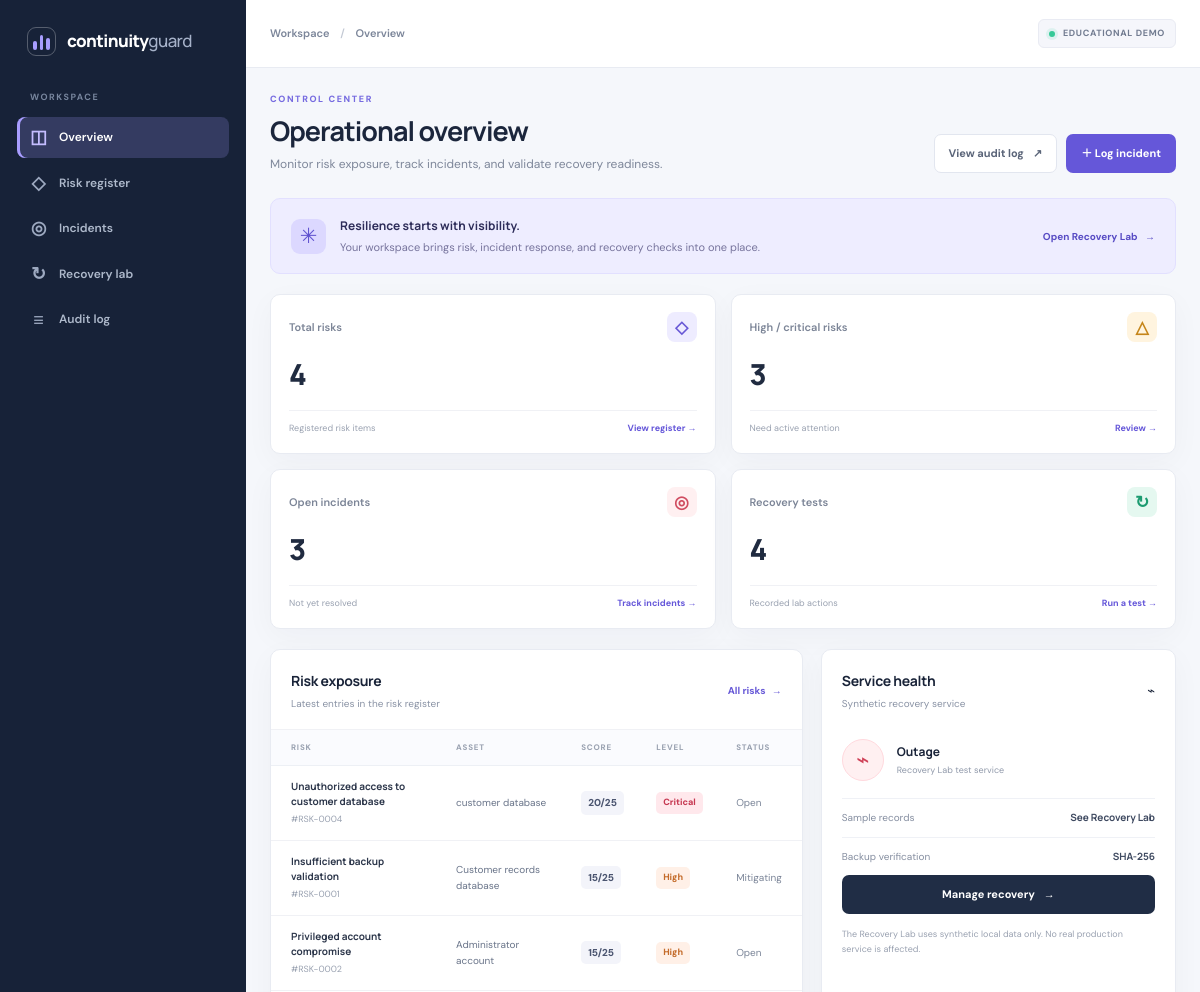
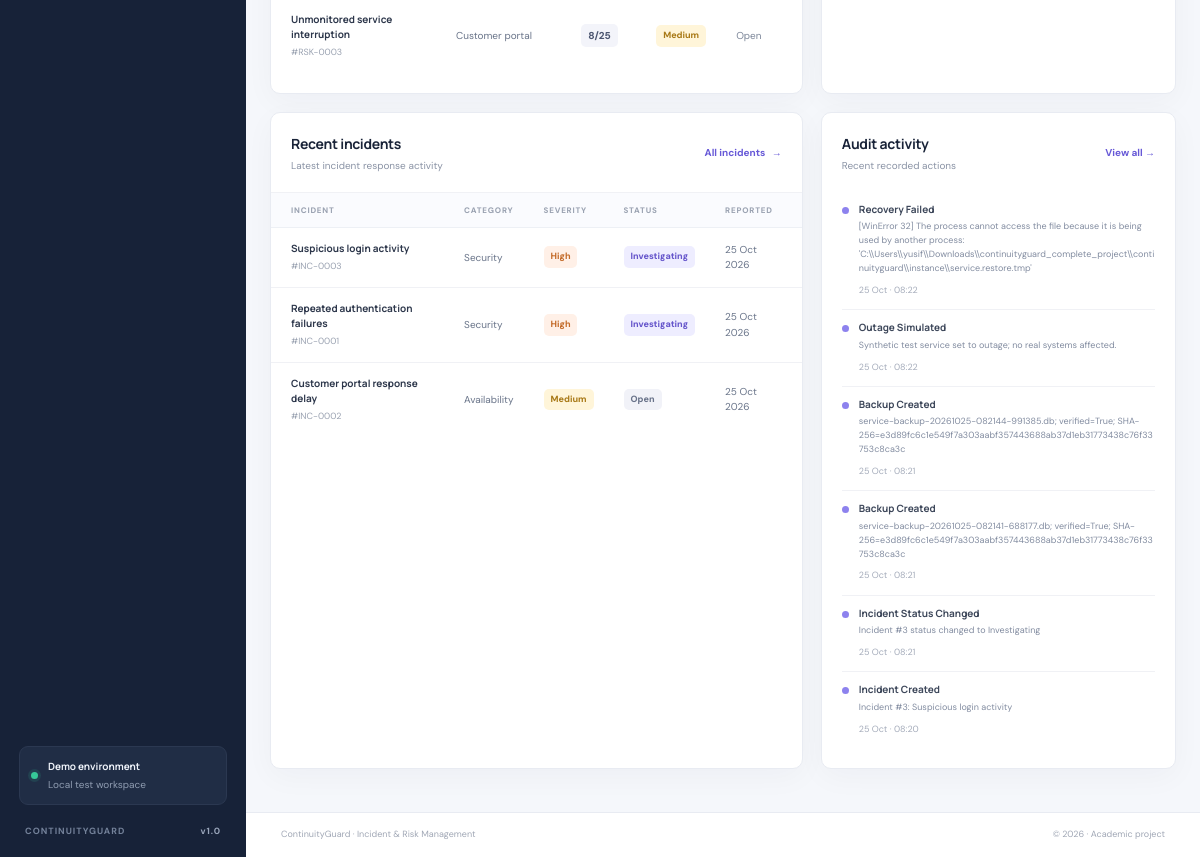
The page / on the database its author committed (2 pictures, top to bottom).
### app.py (models this page shows)
class Risk(db.Model):
    id = db.Column(db.Integer, primary_key=True)
    title = db.Column(db.String(180), nullable=False)
    asset = db.Column(db.String(180), nullable=False)
    description = db.Column(db.Text, default="")
    likelihood = db.Column(db.Integer, nullable=False, default=3)
    impact = db.Column(db.Integer, nullable=False, default=3)
    mitigation = db.Column(db.Text, default="")
    owner = db.Column(db.String(120), default="Unassigned")
    status = db.Column(db.String(30), default="Open")
    created_at = db.Column(db.DateTime, default=utc_now, nullable=False)
    @property
    def score(self):
        return score_risk(self.likelihood, self.impact)
    @property
    def level(self):
        return risk_level(self.score)

class Incident(db.Model):
    id = db.Column(db.Integer, primary_key=True)
    title = db.Column(db.String(180), nullable=False)
    category = db.Column(db.String(80), nullable=False, default="Other")
    severity = db.Column(db.String(30), nullable=False, default="Medium")
    status = db.Column(db.String(30), nullable=False, default="Open")
    description = db.Column(db.Text, default="")
    assigned_to = db.Column(db.String(120), default="Unassigned")
    created_at = db.Column(db.DateTime, default=utc_now, nullable=False)
    resolved_at = db.Column(db.DateTime, nullable=True)

class AuditEvent(db.Model):
    id = db.Column(db.Integer, primary_key=True)
    action = db.Column(db.String(100), nullable=False)
    details = db.Column(db.Text, default="")
    created_at = db.Column(db.DateTime, default=utc_now, nullable=False)

### app.py (the view)
@app.get("/")
def dashboard():
    risks = Risk.query.order_by(Risk.created_at.desc()).all()
    incidents = Incident.query.order_by(Incident.created_at.desc()).limit(5).all()
    open_incidents = Incident.query.filter(Incident.status != "Resolved").count()
    high_risks = sum(1 for risk in risks if risk.level in {"High", "Critical"})
    recent_audit = AuditEvent.query.order_by(AuditEvent.created_at.desc()).limit(6).all()
    return render_template(
        "dashboard.html",
        risks=risks[:5],
        incidents=incidents,
        open_incidents=open_incidents,
        high_risks=high_risks,
        risk_count=len(risks),
        incident_count=Incident.query.count(),
        recovery_count=RecoveryTest.query.count(),
        recent_audit=recent_audit,
    )

### app.py (called while the page is built)
def score_risk(likelihood, impact):
    return int(likelihood) * int(impact)

def risk_level(score):
    if score >= 20:
        return "Critical"
    if score >= 12:
        return "High"
    if score >= 6:
        return "Medium"
    return "Low"

def service_status():
    if OUTAGE_FILE.exists():
        return "Outage"
    ok, _ = verify_service_database(SERVICE_DB)
    return "Operational" if ok else "Unavailable"

@app.context_processor
def inject_globals():
    return {
        "current_year": datetime.now().year,
        "admin_auth_enabled": bool(app.config["ADMIN_PASSWORD"]),
        "service_status": service_status,
    }

@app.before_request
def enforce_login():
    if not app.config["ADMIN_PASSWORD"]:
        return None
    if request.endpoint in {"login", "health", "static"}:
        return None
    if not session.get("authenticated"):
        return redirect(url_for("login", next=request.path))
    return None

### templates/dashboard.html (shortened to what this page needs)
{% extends "base.html" %}
{% block breadcrumb %}Workspace <span>/</span> Overview{% endblock %}
{% block content %}
<div class="page-heading">
  <div><div class="eyebrow">CONTROL CENTER</div><h1>Operational overview</h1><p class="page-subtitle">Monitor risk exposure, track incidents, and validate recovery readiness.</p></div>
  <div class="heading-actions"><a class="button button-secondary" href="{{ url_for('audit_page') }}">View audit log <span>↗</span></a><a class="button button-primary" href="{{ url_for('incidents_page') }}">＋ Log incident</a></div>
</div>
<div class="welcome-strip"><div class="welcome-symbol">✳</div><div><strong>Resilience starts with visibility.</strong><p>Your workspace brings risk, incident response, and recovery checks into one place.</p></div><a href="{{ url_for('recovery_page') }}">Open Recovery Lab <span>→</span></a></div>
<div class="metric-grid">
  <div class="metric-card"><div class="metric-top"><span>Total risks</span><span class="metric-icon purple">◇</span></div><div class="metric-value">{{ risk_count }}</div><div class="metric-foot"><span class="metric-caption">Registered risk items</span><a href="{{ url_for('risks_page') }}">View register →</a></div></div>
  <div class="metric-card"><div class="metric-top"><span>High / critical risks</span><span class="metric-icon amber">△</span></div><div class="metric-value">{{ high_risks }}</div><div class="metric-foot"><span class="metric-caption">Need active attention</span><a href="{{ url_for('risks_page') }}">Review →</a></div></div>
  <div class="metric-card"><div class="metric-top"><span>Open incidents</span><span class="metric-icon red">◎</span></div><div class="metric-value">{{ open_incidents }}</div><div class="metric-foot"><span class="metric-caption">Not yet resolved</span><a href="{{ url_for('incidents_page') }}">Track incidents →</a></div></div>
  <div class="metric-card"><div class="metric-top"><span>Recovery tests</span><span class="metric-icon green">↻</span></div><div class="metric-value">{{ recovery_count }}</div><div class="metric-foot"><span class="metric-caption">Recorded lab actions</span><a href="{{ url_for('recovery_page') }}">Run a test →</a></div></div>
</div>
<div class="content-grid">
  <section class="panel panel-wide">
    <div class="panel-header"><div><h2>Risk exposure</h2><p>Latest entries in the risk register</p></div><a class="subtle-link" href="{{ url_for('risks_page') }}">All risks <span>→</span></a></div>
    {% if risks %}
    <div class="table-wrap"><table><thead><tr><th>Risk</th><th>Asset</th><th>Score</th><th>Level</th><th>Status</th></tr></thead><tbody>
    {% for risk in risks %}<tr><td><strong>{{ risk.title }}</strong><small class="cell-sub">#RSK-{{ '%04d'|format(risk.id) }}</small></td><td>{{ risk.asset }}</td><td><span class="score-chip">{{ risk.score }}/25</span></td><td><span class="badge badge-{{ risk.level|lower }}">{{ risk.level }}</span></td><td><span class="status-text">{{ risk.status }}</span></td></tr>{% endfor %}
    </tbody></table></div>
    {% else %}<div class="empty-state">No risks recorded yet.</div>{% endif %}
  </section>
  <section class="panel panel-side">
    <div class="panel-header"><div><h2>Service health</h2><p>Synthetic recovery service</p></div><span class="health-symbol">⌁</span></div>
    <div class="service-health"><span class="health-ring {% if service_status() == 'Operational' %}ring-good{% else %}ring-bad{% endif %}"><span>⌁</span></span><div><strong>{{ service_status() }}</strong><small>Recovery Lab test service</small></div></div>
    <div class="health-line"><span>Sample records</span><strong>{{ record_count if record_count is defined else 'See Recovery Lab' }}</strong></div>
    <div class="health-line"><span>Backup verification</span><strong>SHA-256</strong></div>
    <a class="button button-dark button-full" href="{{ url_for('recovery_page') }}">Manage recovery <span>→</span></a>
    <p class="panel-note">The Recovery Lab uses synthetic local data only. No real production service is affected.</p>
  </section>
  <section class="panel panel-wide">
    <div class="panel-header"><div><h2>Recent incidents</h2><p>Latest incident response activity</p></div><a class="subtle-link" href="{{ url_for('incidents_page') }}">All incidents <span>→</span></a></div>
    {% if incidents %}
    <div class="table-wrap"><table><thead><tr><th>Incident</th><th>Category</th><th>Severity</th><th>Status</th><th>Reported</th></tr></thead><tbody>
    {% for incident in incidents %}<tr><td><strong>{{ incident.title }}</strong><small class="cell-sub">#INC-{{ '%04d'|format(incident.id) }}</small></td><td>{{ incident.category }}</td><td><span class="badge badge-{{ incident.severity|lower }}">{{ incident.severity }}</span></td><td><span class="badge badge-status-{{ incident.status|lower }}">{{ incident.status }}</span></td><td>{{ incident.created_at.strftime('%d %b %Y') }}</td></tr>{% endfor %}
    </tbody></table></div>
    {% else %}<div class="empty-state">No incidents recorded yet.</div>{% endif %}
  </section>
  <section class="panel panel-side">
    <div class="panel-header"><div><h2>Audit activity</h2><p>Recent recorded actions</p></div><a class="subtle-link" href="{{ url_for('audit_page') }}">View all →</a></div>
    {% if recent_audit %}<div class="activity-list">{% for event in recent_audit %}<div class="activity-item"><span class="activity-dot"></span><div><strong>{{ event.action.replace('_',' ')|title }}</strong><p>{{ event.details }}</p><small>{{ event.created_at.strftime('%d %b · %H:%M') }}</small></div></div>{% endfor %}</div>{% else %}<div class="empty-state">Actions will appear here as you use the workspace.</div>{% endif %}
  </section>
</div>
{% endblock %}

### templates/base.html (shortened to what this page needs)
<!doctype html>
<html lang="en">
<head>
  <link rel="stylesheet" href="{{ url_for('static', filename='style.css') }}">
</head>
<body>
  <div class="app-shell">
    <aside class="sidebar">
      <a class="brand" href="{{ url_for('dashboard') }}">
        <span class="brand-mark"><span></span><span></span><span></span></span>
        <span class="brand-name">continuity<span>guard</span></span>
      </a>
      <div class="workspace-label">WORKSPACE</div>
      <nav class="nav">
        <a class="nav-link {% if request.endpoint == 'dashboard' %}active{% endif %}" href="{{ url_for('dashboard') }}"><span class="nav-icon">◫</span> Overview</a>
        <a class="nav-link {% if request.endpoint in ['risks_page','update_risk_status'] %}active{% endif %}" href="{{ url_for('risks_page') }}"><span class="nav-icon">◇</span> Risk register</a>
        <a class="nav-link {% if request.endpoint in ['incidents_page','update_incident_status'] %}active{% endif %}" href="{{ url_for('incidents_page') }}"><span class="nav-icon">◎</span> Incidents</a>
        <a class="nav-link {% if request.endpoint == 'recovery_page' %}active{% endif %}" href="{{ url_for('recovery_page') }}"><span class="nav-icon">↻</span> Recovery lab</a>
        <a class="nav-link {% if request.endpoint == 'audit_page' %}active{% endif %}" href="{{ url_for('audit_page') }}"><span class="nav-icon">≡</span> Audit log</a>
      </nav>
      <div class="sidebar-bottom">
        <div class="sidebar-status"><span class="status-dot"></span><div><strong>Demo environment</strong><small>Local test workspace</small></div></div>
        <div class="sidebar-foot">CONTINUITYGUARD <span>v1.0</span></div>
      </div>
    </aside>
    <main class="main-area">
      <header class="topbar">
        <div class="breadcrumb">{% block breadcrumb %}Workspace / Overview{% endblock %}</div>
        <div class="topbar-right">
          <span class="env-pill"><span class="tiny-dot"></span> EDUCATIONAL DEMO</span>
        </div>
      </header>
      <section class="page-content">
        {% block content %}{% endblock %}
      </section>
      <footer class="footer"><span>ContinuityGuard · Incident &amp; Risk Management</span><span>© {{ current_year }} · Academic project</span></footer>
    </main>
  </div>
</body>
</html>

### rows shown on the page
Risk: title "Unauthorized access to customer database", id "0004", asset "customer database", score "20", level "Critical", status "Open"
Risk: title "Insufficient backup validation", id "0001", asset "Customer records database", score "15", level "High", status "Mitigating"
Risk: title "Privileged account compromise", id "0002", asset "Administrator account", score "15", level "High", status "Open"
Risk: title "Unmonitored service interruption", id "0003", asset "Customer portal", score "8", level "Medium", status "Open"
Incident: title "Suspicious login activity", id "0003", category "Security", severity "High", status "Investigating", created_at "25 Oct 2026"
Incident: title "Repeated authentication failures", id "0001", category "Security", severity "High", status "Investigating", created_at "25 Oct 2026"
Incident: title "Customer portal response delay", id "0002", category "Availability", severity "Medium", status "Open", created_at "25 Oct 2026"
AuditEvent: action.replace "Recovery Failed", details "[WinError 32] The process cannot access the file because it is being used by another process: 'C:\\\\Users\\\\yusif\\\\Downloads\\\\continuityguard_complete_project\\\\continuityguard\\\\instance\\\\service.restore.tmp'", created_at "25 Oct · 08:22"
AuditEvent: action.replace "Outage Simulated", details "Synthetic test service set to outage; no real systems affected.", created_at "25 Oct · 08:22"
AuditEvent: action.replace "Backup Created", details "service-backup-20261025-082144-991385.db; verified=True; SHA-256=e3d89fc6c1e549f7a303aabf357443688ab37d1eb31773438c76f33753c8ca3c", created_at "25 Oct · 08:21"
AuditEvent: action.replace "Backup Created", details "service-backup-20261025-082141-688177.db; verified=True; SHA-256=e3d89fc6c1e549f7a303aabf357443688ab37d1eb31773438c76f33753c8ca3c", created_at "25 Oct · 08:21"
AuditEvent: action.replace "Incident Status Changed", details "Incident #3 status changed to Investigating", created_at "25 Oct · 08:21"
AuditEvent: action.replace "Incident Created", details "Incident #3: Suspicious login activity", created_at "25 Oct · 08:20"

### other values the page prints
{{ risk_count }} "4"
{{ high_risks }} "3"
{{ open_incidents }} "3"
{{ recovery_count }} "4"
{{ service_status() }} "Outage"
{{ record_count if record_count is defined else 'See Recovery Lab' }} "See Recovery Lab"
